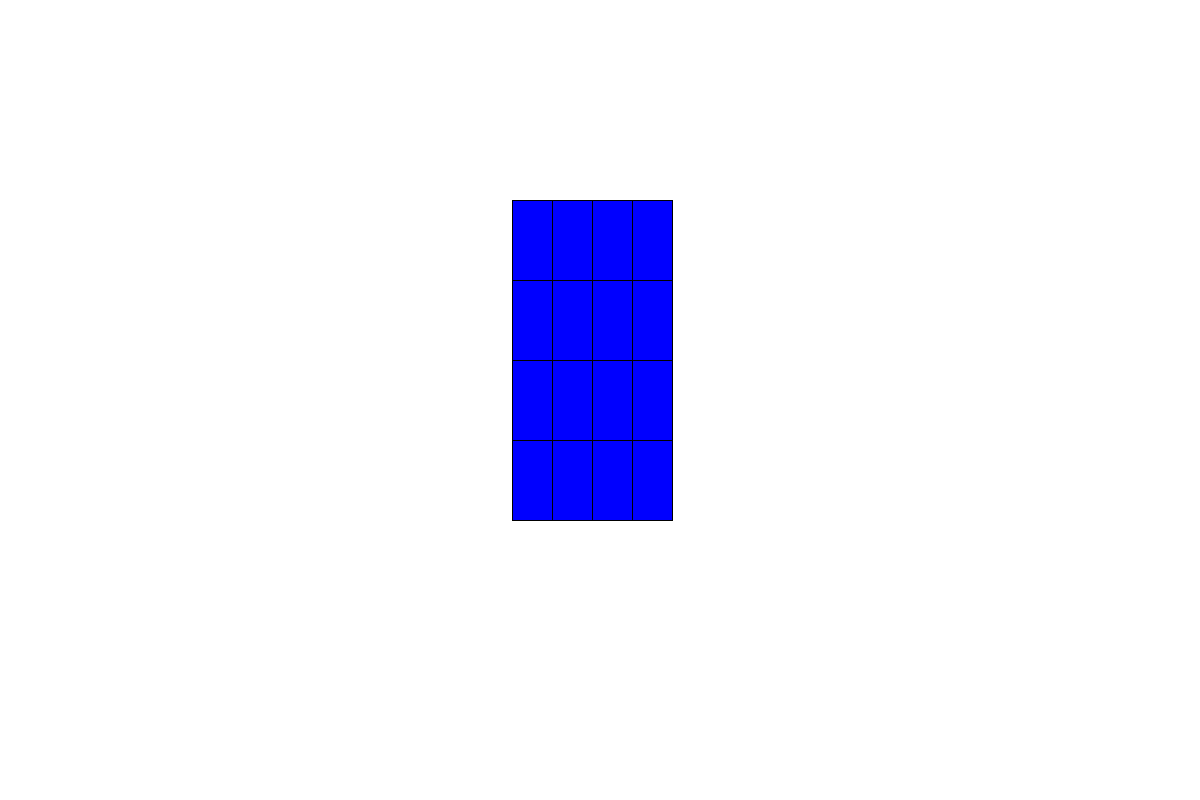
Frame 1 (no input)
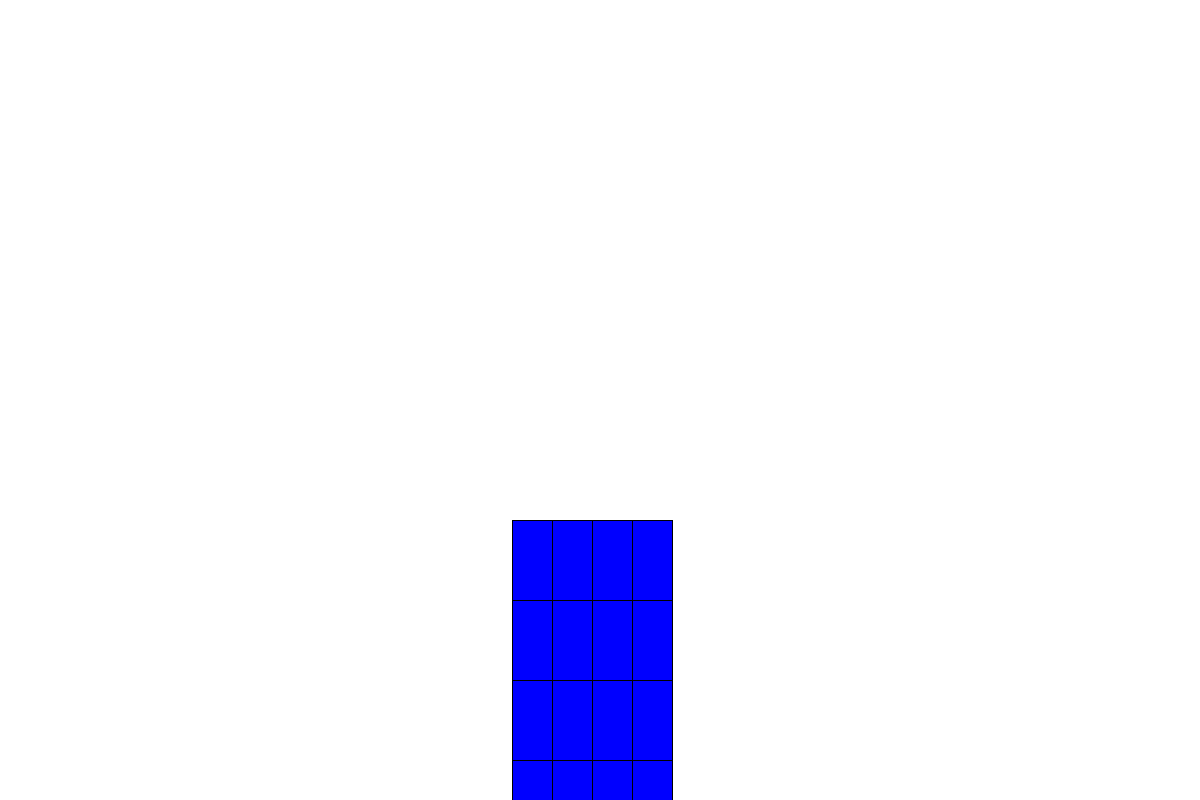
Frame 2 (the mouse pressed at the canvas centre, redrawn once)

The Processing sketch that drew these frames (run headless with seeded random() and noise(); the mouse was pressed at the canvas centre and the sketch redrawn once):

// Processing sketch: CP_05
// ── CP_05.pde
int larg = 40;  // largueur du rectangle
int longue = 80; // longueur du rectangle
float posX = 512; // position X de debut
float posY = 200; //position Y de debut
int compt = 4;  //nombre de case par ligne

void setup() {
  size(1200,800);
  noLoop();
}

void rectangle() { //fonction qui dessine le rectangle
  fill(#0000FF);
  rect(posX,posY,larg,longue);
}

void position(float X,float Y) { 
  posY = posY + Y;
  posX = posX - X;
}

void trace(int col) {
    for (int i = 0; i < col;i++) { // boucle qui trace les rectangles dans le sens horraire
    for (int j = 0; j < compt ;j++) {
      rectangle();
      posX = posX + 40; 
      
    }
    position(40,80);
    for (int k = 0; k < compt ;k++) { // boucle qui trace les rectangles dans le sens non-horraire
      rectangle();
      posX = posX - 40;
    }
    position(-40,80);
  }
}

void draw() {
  background(255);
  trace(2);
}
